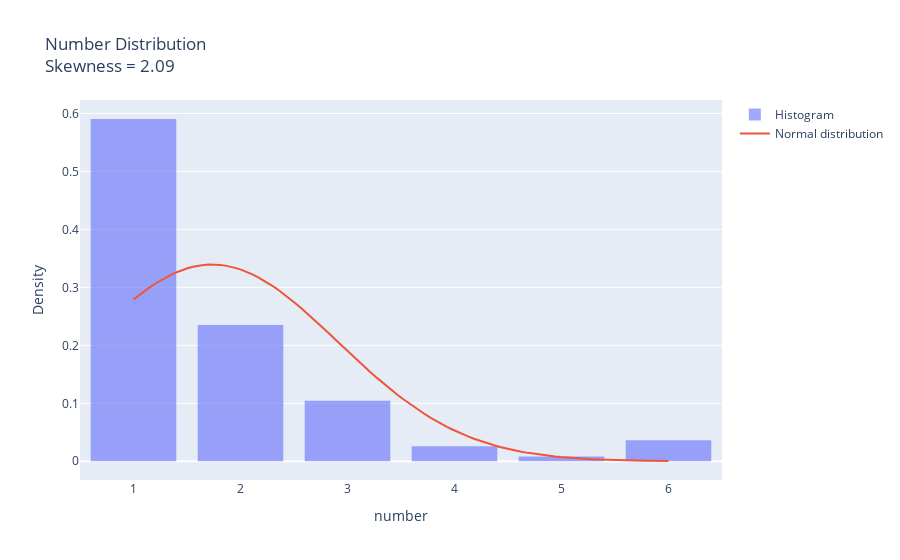
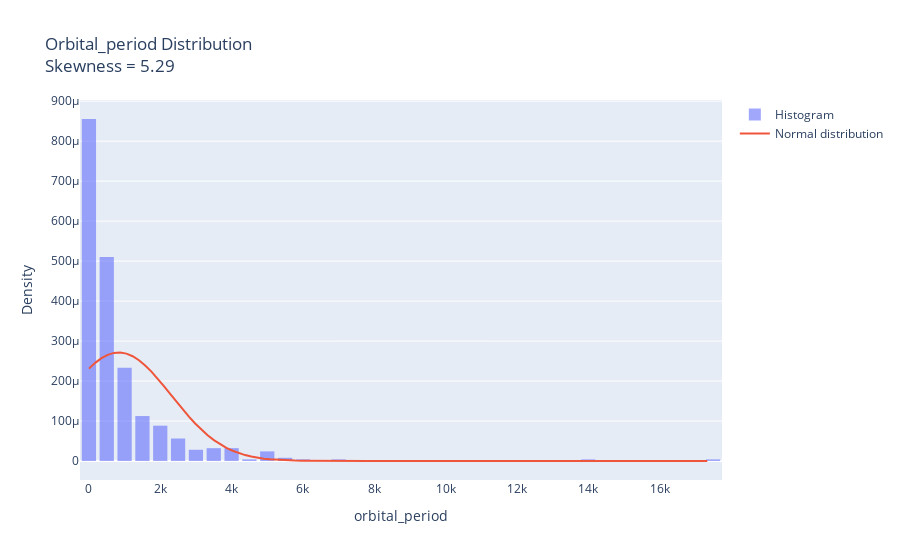
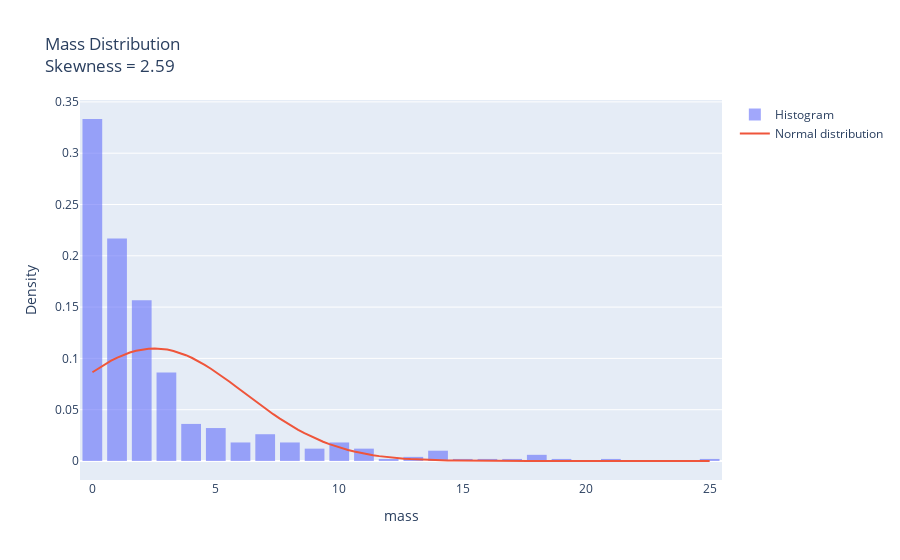
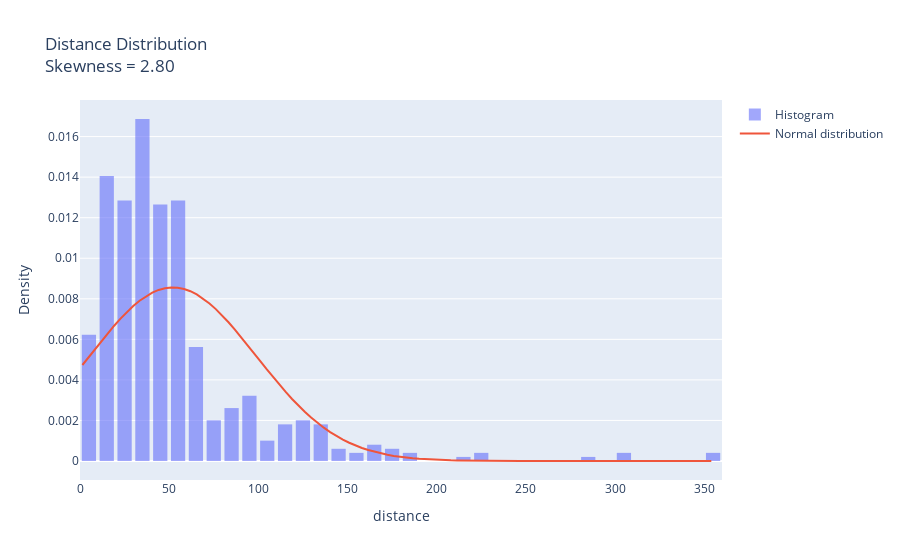

Here is the notebook cell these charts were saved with, in order:
### Code cell
for col in numeric_cols:
    x = df[col]
    mean, std = x.mean(), x.std()

    # plotting histogram with density curve (mix of normal distribution and ...)
    hist = go.Histogram(x=x, histnorm='probability density', name='Histogram', opacity=0.6)
    x_range = np.linspace(x.min(), x.max(), 100)

    normal_curve = go.Scatter(
        x=x_range,
        y=norm.pdf(x_range, mean, std),mode='lines',name='Normal distribution'
    )

    layout = go.Layout(
        title=f'{col.capitalize()} Distribution<br>Skewness = {x.skew():.2f}',
        xaxis_title=col,
        yaxis_title='Density',
        bargap=0.2
       
    )

    fig = go.Figure(data=[hist, normal_curve], layout=layout)
    fig.show()
